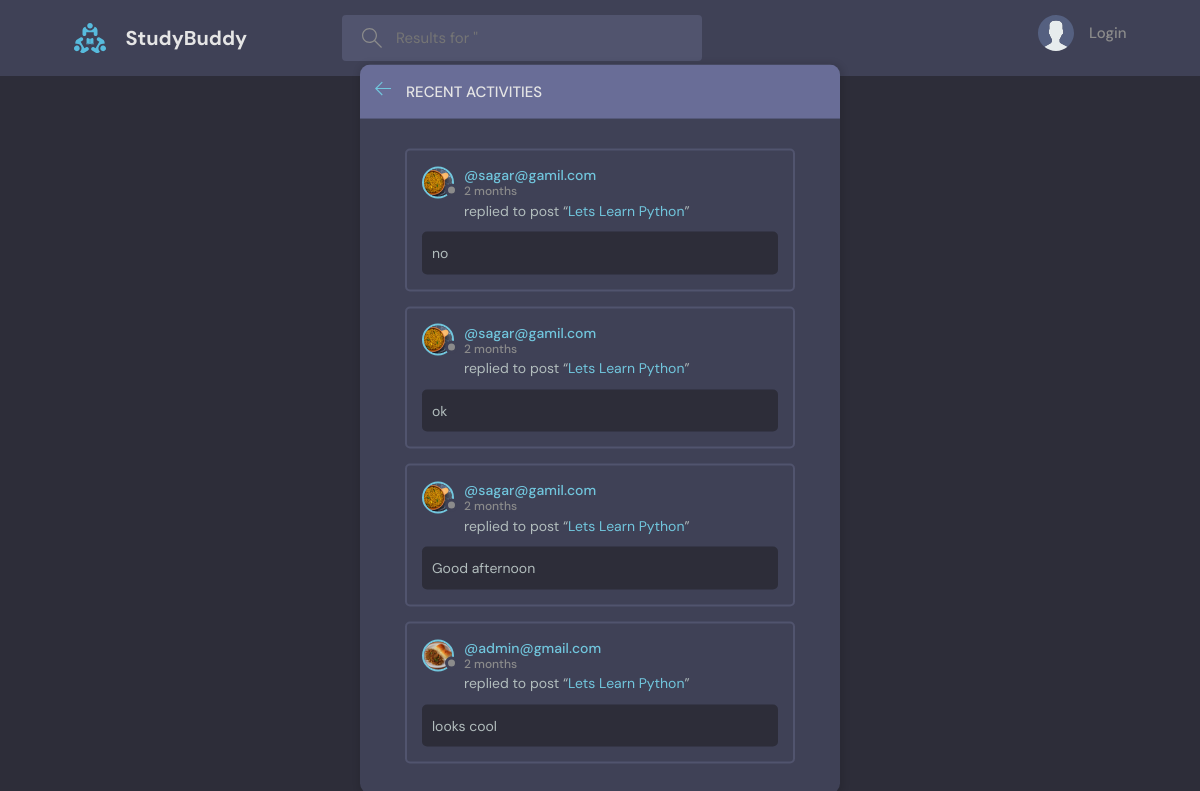
/activity/, run on an earlier commit of the app's database.
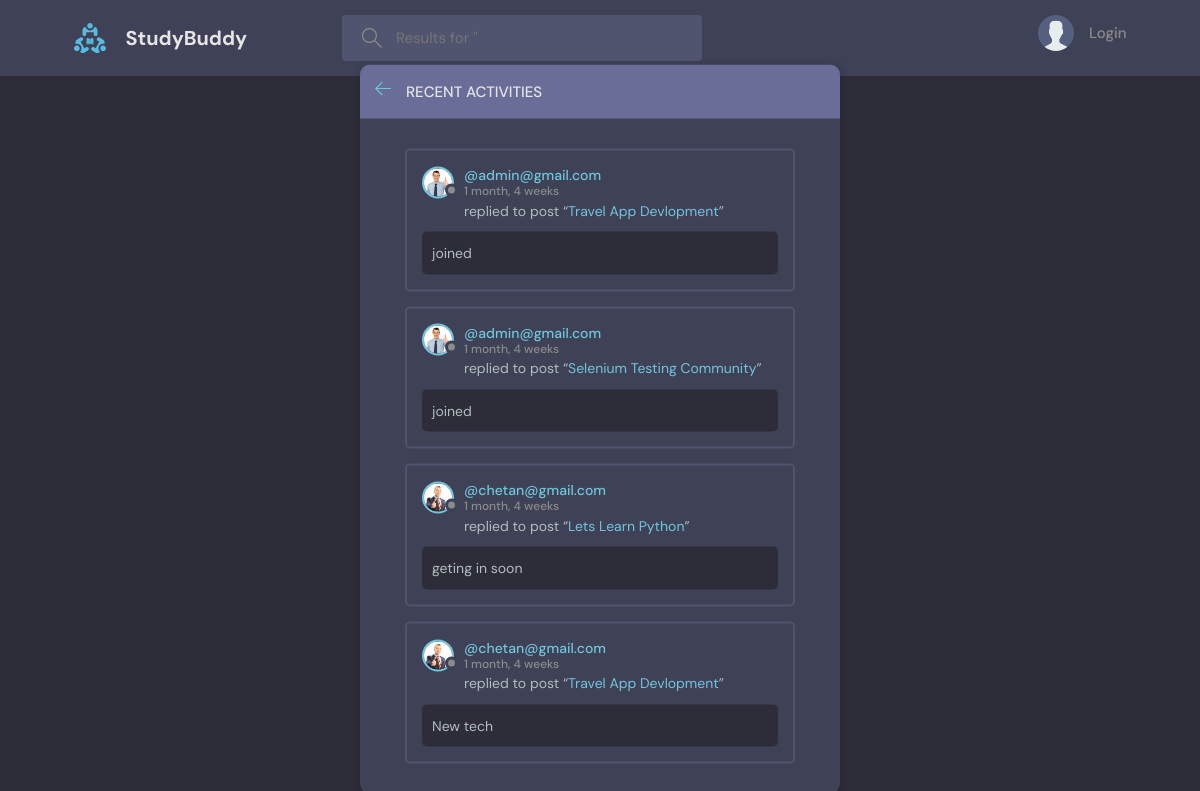
And on a later commit of the database.
### base/models.py (models this page shows)
class Message(models.Model):
    user = models.ForeignKey(User,on_delete=models.CASCADE)# one user can do many messages ==> one to many RELATIONSHIP
    room = models.ForeignKey(Room,on_delete=models.CASCADE) #Single room contain many message==> single to Many RELATIONSHIP
    body = models.TextField()
    updated = models.DateTimeField(auto_now=True)
    created = models.DateTimeField(auto_now_add=True)
    def __str__(self) -> str:
        return self.body[:50]
    class Meta:
        ordering = ['-created']

class User(AbstractUser):
    name = models.CharField(max_length=200, null= True)
    email = models.EmailField(unique=True,null=True)
    bio = models.TextField(null=True)
    avatar= models.ImageField(null=True, default="avatar.svg")
    USERNAME_FIELD: str='email'
    REQUIRED_FIELDS: list[str] = []

class Room(models.Model):
    host =  models.ForeignKey(User,on_delete=models.SET_NULL, null=True)
    topic = models.ForeignKey(Topic,on_delete=models.SET_NULL, null=True) # Single topic may have many rooms ==> single to Many RELATIONSHIP
    name = models.CharField(max_length=200)
    description = models.TextField(null=True,blank=True)
    participants = models.ManyToManyField(User,related_name='participants',blank=True) # many to many relationship
    updated = models.DateTimeField(auto_now=True)
    created = models.DateTimeField(auto_now_add=True)
    def __str__(self) -> str:
        return self.name
    class Meta:
        ordering = ['-updated','-created']

### base/views.py (the view)
# urls.py: path('activity/', views.activityPage, name='activity'),
def activityPage(request):
    room_messages = Message.objects.all()[:4]
    return render(request,'activity.html',{'room_messages':room_messages})

### base/templates/activity.html (shortened to what this page needs)
{% extends "base.html" %}
{% block content_block %}
    <main class="layout">
      <div class="container">
        <div class="layout__box">
          <div class="layout__boxHeader">
            <div class="layout__boxTitle">
              <a href="{% url 'home' %}">
                <svg version="1.1" xmlns="http://www.w3.org/2000/svg" width="32" height="32" viewBox="0 0 32 32">
                  <title>arrow-left</title>
                  <path
                    d="M13.723 2.286l-13.723 13.714 13.719 13.714 1.616-1.611-10.96-10.96h27.625v-2.286h-27.625l10.965-10.965-1.616-1.607z"
                  ></path>
                </svg>
              </a>
              <h3>Recent Activities</h3>
            </div>
          </div>
          <div class="activities-page layout__body">
            {% for message in room_messages %}
            <div class="activities__box">
              <div class="activities__boxHeader roomListRoom__header">
                <a href="{% url 'user-profile' message.user.id %}" class="roomListRoom__author">
                  <div class="avatar avatar--small">
                    <img src="{{message.user.avatar.url}}" />
                  </div>
                  <p>
                    @{{message.user}}
                    <span>{{message.created | timesince}}</span>
                  </p>
                </a>
              </div>
              <div class="activities__boxContent">
                <p>replied to post “<a href="{% url 'room' message.room.id %}">{{message.room}}</a>”</p>
                <div class="activities__boxRoomContent">
                  {{message}}
                </div>
              </div>
            </div>
            {% endfor %}
          </div>
        </div>
      </div>
    </main>
{% endblock content_block %}

What changed in the data, as far as the page shows it:
no longer on this page (row unchanged): Message: user.avatar (picture), user "sagar@gamil.com", created "2 months", room "Lets Learn Python", body "no"
no longer on this page (row unchanged): Message: user.avatar (picture), user "sagar@gamil.com", created "2 months", room "Lets Learn Python", body "ok"
no longer on this page (row unchanged): Message: user.avatar (picture), user "sagar@gamil.com", created "2 months", room "Lets Learn Python", body "Good afternoon"
no longer on this page (row unchanged): Message: user.avatar (picture), user "admin@gmail.com", created "2 months", room "Lets Learn Python", body "looks cool"
added Message: user.avatar (picture), user "admin@gmail.com", created "1 month, 4 weeks", room "Travel App Devlopment", body "joined"
added Message: user.avatar (picture), user "admin@gmail.com", created "1 month, 4 weeks", room "Selenium Testing Community", body "joined"
added Message: user.avatar (picture), user "chetan@gmail.com", created "1 month, 4 weeks", room "Lets Learn Python", body "geting in soon"
added Message: user.avatar (picture), user "chetan@gmail.com", created "1 month, 4 weeks", room "Travel App Devlopment", body "New tech"
